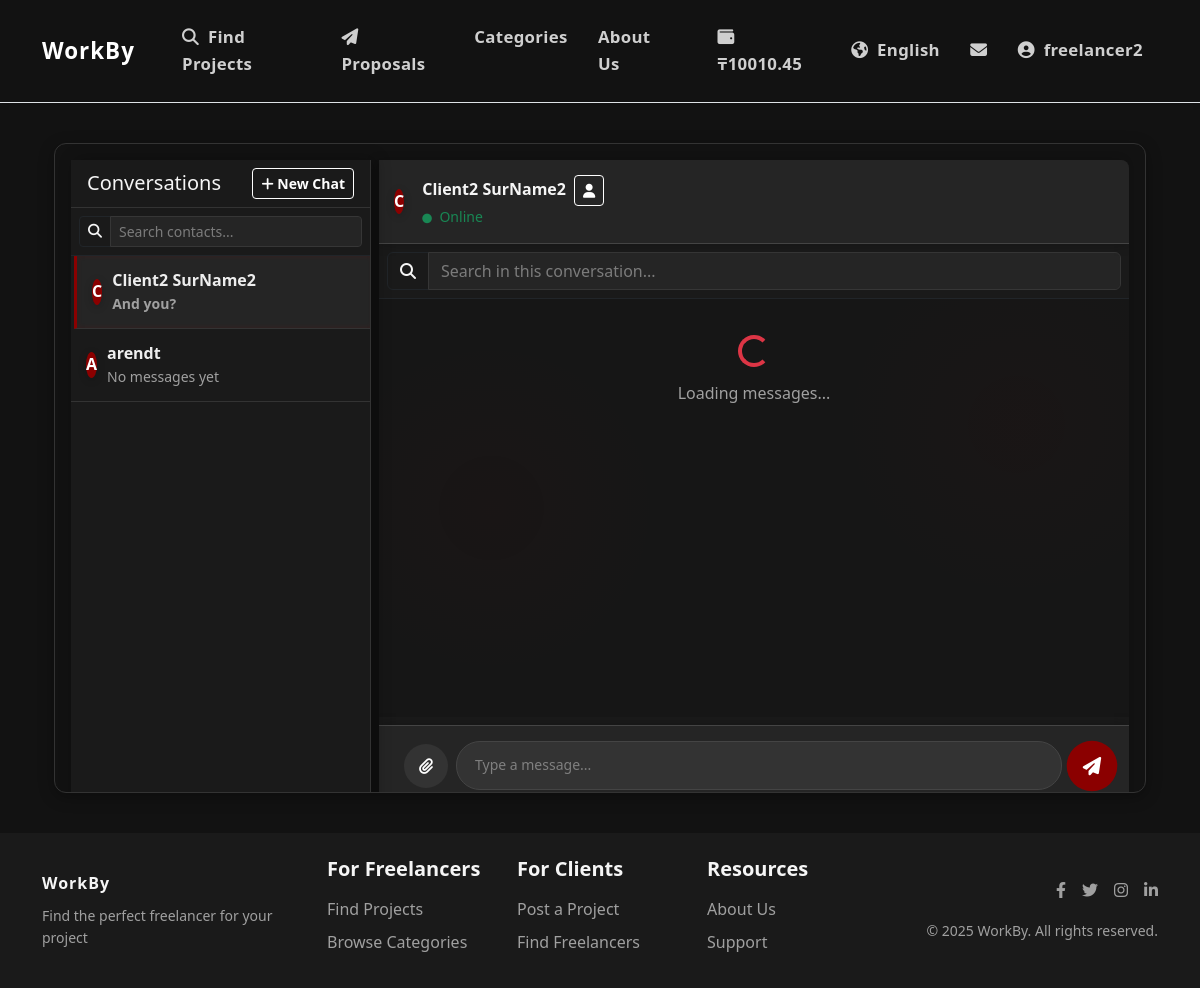
Screenshot of /en/chat/conversation/3/ (signed in) with the database file from the repository.
### payments/models.py (models this page shows, shortened)
class Wallet(models.Model):
    user = models.OneToOneField(
        settings.AUTH_USER_MODEL,
        on_delete=models.CASCADE,
        related_name='wallet'
    )
    balance = models.DecimalField(_('Balance'), max_digits=10, decimal_places=2, default=0)
    is_active = models.BooleanField(_('Active'), default=True)
    created_at = models.DateTimeField(_('Created At'), auto_now_add=True)
    updated_at = models.DateTimeField(_('Updated At'), auto_now=True)
    class Meta:
        verbose_name = _('Wallet')
        verbose_name_plural = _('Wallets')

### accounts/models.py (models this page shows, shortened)
class User(AbstractUser):
    USER_TYPE_CHOICES = (
        ('client', _('Client')),
        ('freelancer', _('Freelancer')),
    )
    LANGUAGE_CHOICES = (
        ('en', _('English')),
        ('ru', _('Russian')),
        ('kk', _('Kazakh')),
    )
    user_type = models.CharField(_('User Type'), max_length=10, choices=USER_TYPE_CHOICES, default='client')
    bio = models.TextField(_('Biography'), blank=True)
    avatar = models.ImageField(_('Avatar'), upload_to='avatars/', blank=True, null=True)
    phone_number = models.CharField(_('Phone Number'), max_length=15, blank=True)
    preferred_language = models.CharField(_('Preferred Language'), max_length=2, choices=LANGUAGE_CHOICES, default='en')
    dark_mode = models.BooleanField(_('Dark Mode'), default=False)
    skills = models.TextField(_('Skills'), blank=True)
    hourly_rate = models.DecimalField(_('Hourly Rate'), max_digits=10, decimal_places=2, null=True, blank=True)
    company_name = models.CharField(_('Company Name'), max_length=100, blank=True)
    def get_full_name(self):
        if self.first_name or self.last_name:
            return f"{self.first_name} {self.last_name}".strip()
        return self.username
    @property
    def is_client(self):
        return self.user_type == 'client'
    @property
    def is_freelancer(self):
        return self.user_type == 'freelancer'

### chat/models.py (models this page shows, shortened)
class Conversation(models.Model):
    participants = models.ManyToManyField(
        settings.AUTH_USER_MODEL,
        related_name='conversations',
        verbose_name=_('Participants')
    )
    created_at = models.DateTimeField(_('Created At'), auto_now_add=True)
    updated_at = models.DateTimeField(_('Updated At'), auto_now=True)
    related_project = models.ForeignKey(
        'jobs.Project',
        on_delete=models.SET_NULL,
        related_name='conversations',
        null=True,
        blank=True,
        verbose_name=_('Related Project')
    )
    related_contract = models.ForeignKey(
        'jobs.Contract',
        on_delete=models.SET_NULL,
        related_name='conversations',
        null=True,
        blank=True,
        verbose_name=_('Related Contract')
    )
    class Meta:
        verbose_name = _('Conversation')
        verbose_name_plural = _('Conversations')
        ordering = ['-updated_at']
    def get_other_participant(self, user):
        other = self.participants.exclude(id=user.id).first()
        if other is None and self.participants.count() == 1:
            return None
        return other

class Message(models.Model):
    conversation = models.ForeignKey(
        Conversation,
        on_delete=models.CASCADE,
        related_name='messages',
        verbose_name=_('Conversation')
    )
    sender = models.ForeignKey(
        settings.AUTH_USER_MODEL,
        on_delete=models.CASCADE,
        related_name='sent_messages',
        verbose_name=_('Sender')
    )
    content = models.TextField(_('Content'))
    attachment = models.FileField(_('Attachment'), upload_to='chat_attachments/', null=True, blank=True)
    created_at = models.DateTimeField(_('Created At'), auto_now_add=True)
    is_read = models.BooleanField(_('Read'), default=False)
    class Meta:
        verbose_name = _('Message')
        verbose_name_plural = _('Messages')
        ordering = ['created_at']

### chat/views.py (the view)
# urls.py: path('conversation/<int:conversation_id>/', views.conversation_detail_view, name='conversation_detail'),
@login_required
def conversation_detail_view(request, conversation_id):
    conversation = get_object_or_404(Conversation, id=conversation_id)
    if not conversation.participants.filter(id=request.user.id).exists():
        return HttpResponseForbidden(_("You don't have permission to view this conversation"))
    other_participant = conversation.get_other_participant(request.user)
    if other_participant is None:
        messages.error(request, _("Участник беседы был удален"))
        return redirect('chat:inbox')
    conversations = Conversation.objects.filter(
        participants=request.user
    ).prefetch_related('participants').distinct()
    conversations_list = []
    for conv in conversations:
        other_part = conv.get_other_participant(request.user)
        unread_count = Message.objects.filter(
            conversation=conv,
            is_read=False
        ).exclude(sender=request.user).count()
        last_message = Message.objects.filter(
            conversation=conv
        ).order_by('-created_at').first()
        conversations_list.append({
            'conversation': conv,
            'other_participant': other_part,
            'unread_count': unread_count,
            'last_message': last_message,
            'updated_at': conv.updated_at,
        })
    conversations_list = sorted(
        conversations_list,
        key=lambda x: (not x['unread_count'], -x['updated_at'].timestamp())
    )
    context = {
        'conversation': conversation,
        'conversations_list': conversations_list,
        'other_participant': other_participant,
        'related_project': conversation.related_project,
        'active_conversation_id': conversation.id
    }
    return render(request, 'chat/conversation_detail.html', context)

### templates/chat/conversation_detail.html (shortened to what this page needs)
{% extends 'base.html' %}
{% load i18n %}
{% load static %}
{% block content %}
<div class="container-fluid py-3">
    <div class="chat-container" style="max-width: 1100px; margin: 0 auto; display: flex; gap: 8px;">
        <div class="sidebar" id="sidebar">
            <div class="sidebar-header d-flex justify-content-between align-items-center py-2 px-3" style="background-color: #1a1a1a; border-bottom: 1px solid #333;">
                <h5 class="mb-0 section-title">{% trans "Conversations" %}</h5>
                <button id="newChatBtn" class="btn btn-sm btn-outline-light">
                    <i class="fas fa-plus"></i> {% trans "New Chat" %}
                </button>
            </div>
            <div class="p-2 border-bottom border-dark">
                <div class="input-group input-group-sm">
                    <span class="input-group-text bg-dark border-dark text-light">
                        <i class="fas fa-search"></i>
                    </span>
                    <input type="text" class="form-control bg-dark border-dark text-light"
                           placeholder="{% trans 'Search contacts...' %}" id="contactSearch">
                </div>
        </div>
        <div class="contact-list">
                {% for conv in conversations_list %}
                    <a href="{% url 'chat:conversation_detail' conv.conversation.id %}" class="contact-item {% if conv.conversation.id == conversation.id %}active{% endif %} {% if conv.unread_count %}unread{% endif %}">
                    <div class="user-avatar">
                            {{ conv.other_participant.get_full_name|slice:":1"|upper }}
                        </div>
                        <div class="flex-grow-1">
                            <div class="d-flex justify-content-between">
                                {% if conv.other_participant %}
                                    <strong>{{ conv.other_participant.get_full_name|default:conv.other_participant.username }}</strong>
                                {% else %}
                                    <strong>{% trans "Удаленный пользователь" %}</strong>
                                {% endif %}
                    </div>
                            <div class="small text-muted text-truncate" style="max-width: 180px;">
                                {% if conv.last_message %}
                                    {{ conv.last_message.content|truncatechars:25 }}
                                {% else %}
                                    {% trans "No messages yet" %}
                                {% endif %}
                            </div>
                    </div>
                    </a>
            {% endfor %}
        </div>
    </div>
    <div class="chat-content">
        <div class="chat-header" style="position: sticky; top: 0; z-index: 10; background-color: #252525; border-bottom: 1px solid #444; padding: 15px; box-shadow: 0 2px 10px rgba(0,0,0,0.2);">
            <div class="d-flex align-items-center justify-content-between w-100">
                <div class="d-flex align-items-center">
                    <div class="user-avatar" title="{% trans 'Click to view profile' %}">
                        {{ other_participant.get_full_name|slice:":1"|upper }}
                    </div>
                    <div class="ms-2">
                        <div class="d-flex align-items-center">
                            <strong class="me-2">{{ other_participant.get_full_name|default:other_participant.username }}</strong>
                            <a href="{% url 'accounts:freelancer_detail' other_participant.username %}" class="btn btn-sm btn-outline-light btn-sm action-btn">
                                <i class="fas fa-user"></i>
                            </a>
                        </div>
                        <div class="small text-success">
                            <i class="fas fa-circle me-1" style="font-size: 0.6rem;"></i> {% trans "Online" %}
                        </div>
                    </div>
                </div>
            </div>
        </div>
            <div class="search-bar p-2 border-bottom border-dark">
                <div class="input-group">
                    <span class="input-group-text bg-dark border-dark text-light">
                        <i class="fas fa-search"></i>
                    </span>
                    <input type="text" class="form-control bg-dark border-dark text-light"
                        placeholder="{% trans 'Search in this conversation...' %}" id="messageSearch"
                        aria-label="{% trans 'Search in messages' %}">
                </div>
            </div>
        <div class="message-area" id="messageContainer">
                <div id="loadingMessages" class="text-center p-3">
                    <div class="spinner-border text-danger" role="status">
                    </div>
                    <p class="mt-2 text-muted">{% trans "Loading messages..." %}</p>
                </div>
        </div>
        <div class="message-input" style="position: sticky; bottom: 0; z-index: 10; background-color: #252525; border-top: 1px solid #444; margin-top: 8px; padding: 15px 15px 20px; box-shadow: 0 -2px 10px rgba(0,0,0,0.2);">
            <form id="messageForm" enctype="multipart/form-data">
                <div class="input-container">
                    <button type="button" id="attachButton" class="attachment-btn me-2" title="{% trans 'Attach file' %}" aria-label="{% trans 'Attach file' %}">
                        <i class="fas fa-paperclip"></i>
                    </button>
                    <input type="text" id="messageInput" placeholder="{% trans 'Type a message...' %}" autocomplete="off" aria-label="{% trans 'Message text' %}" style="border: 1px solid #444; transition: all 0.2s ease;">
                    <button type="submit" id="sendButton" class="send-btn ms-2" title="{% trans 'Send message' %}" aria-label="{% trans 'Send message' %}" style="transform: scale(1.15); transition: all 0.2s ease;">
                        <i class="fas fa-paper-plane"></i>
                    </button>
                </div>
            </form>
            </div>
        </div>
    </div>
</div>
{% endblock %}

### templates/includes/header.html (shortened to what this page needs)
{% load i18n %}
{% load static %}
<nav class="navbar navbar-expand-lg navbar-dark bg-dark border-bottom py-3">
    <div class="container">
        <a class="navbar-brand" href="{% url 'jobs:home' %}">
            <span style="font-size: 1.4rem; font-weight: 700; letter-spacing: 1px; color: #fff;">WorkBy</span>
        </a>
        <div class="collapse navbar-collapse" id="navbarSupportedContent">
            <ul class="navbar-nav me-auto mb-2 mb-lg-0">
                {% if user.is_authenticated %}
                    <li class="nav-item">
                        <a class="nav-link" href="{% url 'jobs:project_list' %}"><i class="fas fa-search me-1"></i> {% trans "Find Projects" %}</a>
                    </li>
                    <li class="nav-item">
                        <a class="nav-link" href="{% url 'jobs:my_proposals' %}">
                            <i class="fas fa-paper-plane me-1"></i> {% trans "Proposals" %}
                        </a>
                    </li>
                    <li class="nav-item">
                        <a class="nav-link" href="{% url 'jobs:categories' %}">{% trans "Categories" %}</a>
                    </li>
                    <li class="nav-item">
                        <a class="nav-link" href="{% url 'jobs:about' %}">{% trans "About Us" %}</a>
                    </li>
                {% endif %}
            </ul>
            <ul class="navbar-nav ml-auto align-items-center">
                {% if user.is_authenticated and user_balance is not None %}
                <li class="nav-item me-3">
                    <a href="{% url 'payments:wallet' %}" class="nav-link">
                        <i class="fas fa-wallet me-1"></i>
                        <span class="fw-bold">₸{{ user_balance }}</span>
                    </a>
                </li>
                {% endif %}
                <li class="nav-item dropdown">
                    <a class="nav-link dropdown-toggle" href="#" id="languageDropdown" role="button" data-bs-toggle="dropdown" aria-expanded="false">
                        <i class="fas fa-globe-americas me-1"></i>
                        {% get_current_language as CURRENT_LANGUAGE %}
                        {% if CURRENT_LANGUAGE == 'en' %}
                            {% trans "English" %}
                        {% elif CURRENT_LANGUAGE == 'ru' %}
                            {% trans "Russian" %}
                        {% elif CURRENT_LANGUAGE == 'kk' %}
                            {% trans "Kazakh" %}
                        {% endif %}
                    </a>
                </li>
                {% if user.is_authenticated %}
                    <li class="nav-item d-none d-lg-block">
                        <a class="nav-link" href="{% url 'chat:inbox' %}" title="{% trans 'Messages' %}">
                            <i class="fas fa-envelope"></i>
                        </a>
                    </li>
                    <li class="nav-item dropdown">
                        <a class="nav-link dropdown-toggle" href="#" id="navbarDropdown" role="button" data-bs-toggle="dropdown" aria-expanded="false">
                            {% if user.avatar %}
                                <img src="{{ user.avatar.url }}" alt="{{ user.get_full_name|default:user.username }}" class="avatar avatar-sm rounded-circle me-1">
                            {% else %}
                                <i class="fas fa-user-circle me-1"></i>
                            {% endif %}
                            {{ user.username }}
                        </a>
                    </li>
                {% endif %}
            </ul>
        </div>
    </div>
</nav>

### rows the page displays
Wallet: balance "10010.45"
User: username "freelancer2"
Conversation: other_participant.get_full_name "C", other_participant.get_full_name "Client2 SurName2", last_message.content "And you?"
Conversation: other_participant.get_full_name "A", other_participant.get_full_name "arendt"
User: get_full_name "C", get_full_name "Client2 SurName2"
